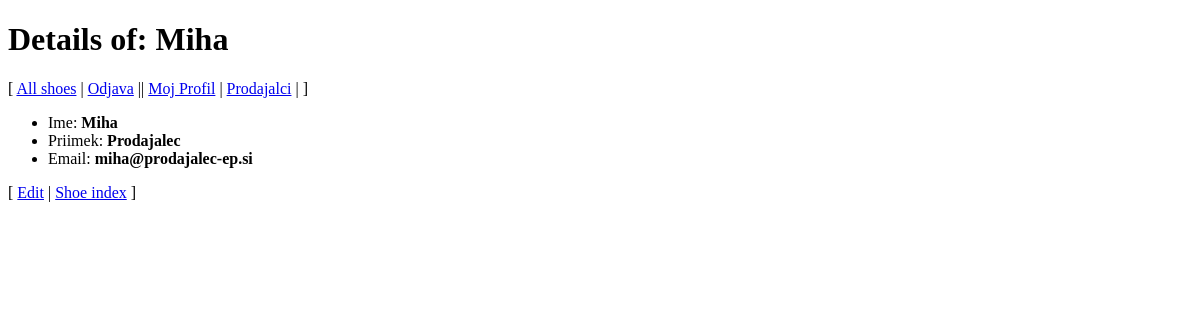
The page /index.php/prodajalci?id=1 (signed in) on the database its author committed.
### tables this page shows
CREATE TABLE IF NOT EXISTS `prodajalec` (
  `id` int(11) NOT NULL,
  `ime` varchar(255) NOT NULL,
  `priimek` varchar(255) NOT NULL,
  `email` varchar(255) UNIQUE NOT NULL,
  `geslo` varchar(255) NOT NULL,
  `status` varchar(11) NOT NULL DEFAULT 'aktiviran'
);

### model/ProdajalecDB.php (called while the page is built, shortened)
<?php
class ProdajalecDB {
    public static function get($id) {
        $db = DBInit::getInstance();
        $statement = $db->prepare("SELECT id, ime, priimek, email, geslo, status FROM prodajalec
            WHERE id = :id");
        $statement->bindParam(":id", $id, PDO::PARAM_INT);
        $statement->execute();
        $prodajalec = $statement->fetch();
        if ($prodajalec != null) {
            return $prodajalec;
        } else {
            return null;
        }
    }
}

### view/prodajalci-detail.php (the view, shortened to what this page needs)
<!DOCTYPE html>
<link rel="stylesheet" type="text/css" href="<?= CSS_URL . "style.css" ?>">
<h1>Details of: <?= $prodajalci["ime"] ?></h1>
<p>[
<a href="<?= BASE_URL . "shoe" ?>">All shoes</a> |
<?php if(!isset($_SESSION["ime"])) { ?>
    <a href="<?= BASE_URL . "prijava" ?>">Prijava</a> | |
    <?php } else {?>
    <a href="<?= BASE_URL . "odjava" ?>">Odjava</a> ||
    <?php } ?>
<?php if(isset($_SESSION["vloga"])) { ?>
    <a href="<?= BASE_URL . "mojProfil" ?>">Moj Profil</a>  |
<?php } ?>
<?php if(isset($_SESSION["vloga"]) and $_SESSION["vloga"] == "administrator" ) { ?>
    <a href="<?= BASE_URL . "prodajalci" ?>">Prodajalci</a>  |
<?php } ?>
]</p>
<ul>
    <li>Ime: <b><?= $prodajalci["ime"] ?></b></li>
    <li>Priimek: <b><?= $prodajalci["priimek"] ?></b></li>
    <li>Email: <b><?= $prodajalci["email"] ?></b></li>
</ul>
<p>[ <a href="<?= BASE_URL . "prodajalci/edit?id=" . $_GET["id"] ?>">Edit</a> |
<a href="<?= BASE_URL . "shoe" ?>">Shoe index</a> ]</p>

### rows shown on the page
prodajalec: ime "Miha", priimek "Prodajalec", email "miha@prodajalec-ep.si"
